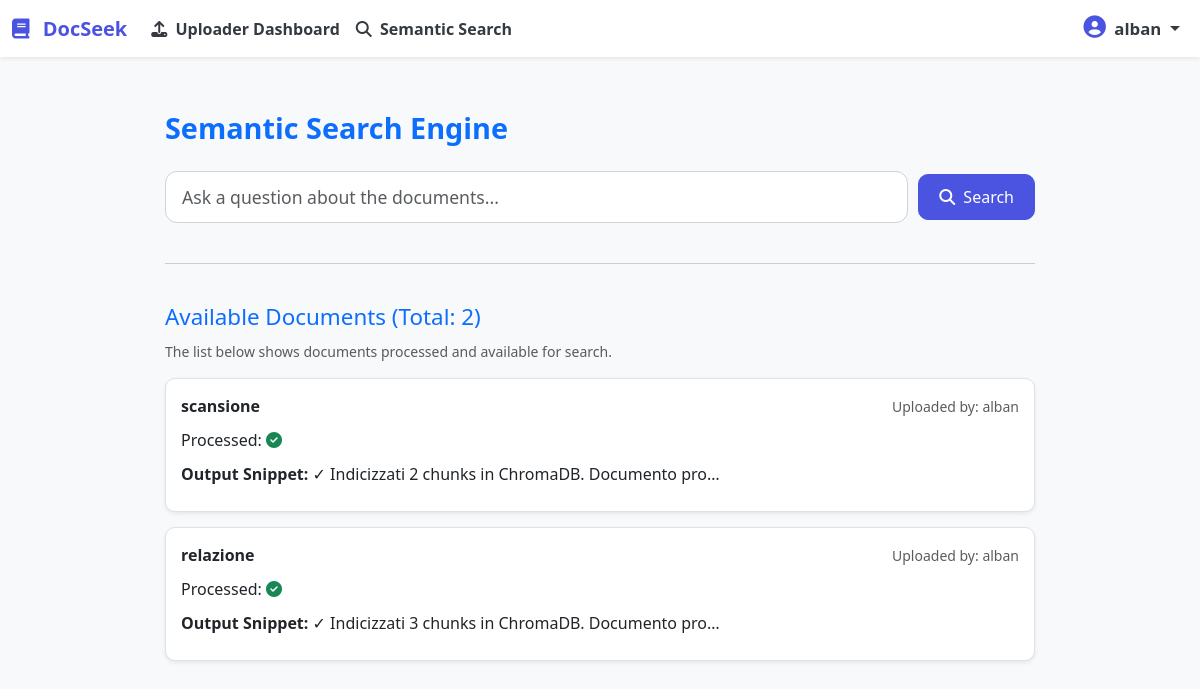
Before: /documents/ (signed in) with the older database file.
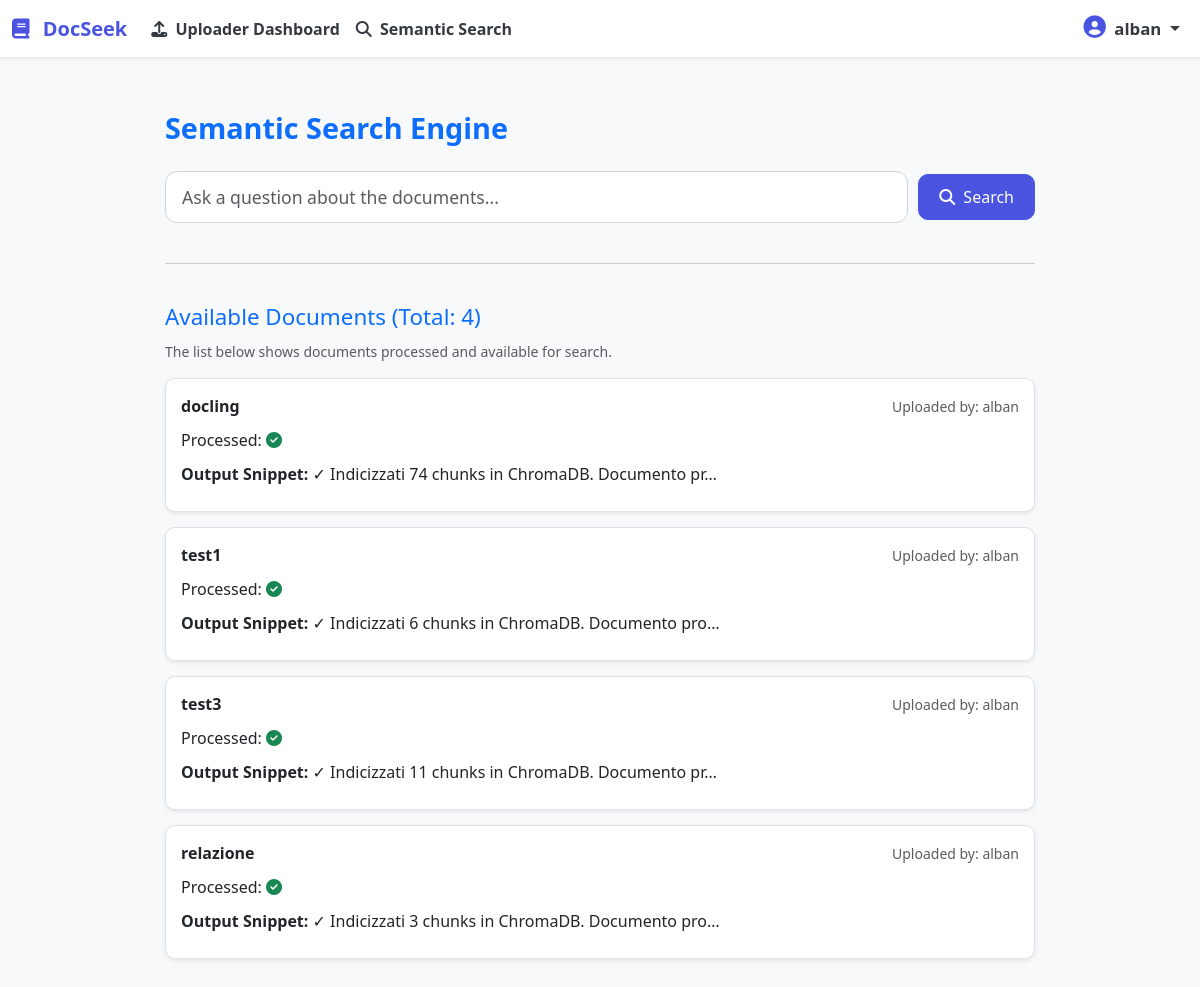
After: the same page with the newer database file.
### doc_manager/models.py (models this page shows, shortened)
class Document(models.Model):
    DOCUMENT_TYPES = [
        ('native', 'Native PDF'),
        ('scanned', 'Scanned PDF'),
    ]
    PROCESSING_STATES = [
        ('pending', 'Pending'),
        ('ocr_queued', 'OCR Queued'),
        ('ocr_processing', 'OCR Processing'),
        ('ocr_completed', 'OCR Completed'),
        ('ocr_failed', 'OCR Failed'),
        ('rag_processing', 'RAG Processing'),
        ('completed', 'Completed'),
        ('failed', 'Failed'),
    ]
    uploader = models.ForeignKey(User, on_delete=models.CASCADE)
    file = models.FileField(upload_to='documents/%Y/%m/%d/')
    title = models.CharField(max_length=100)
    uploaded_at = models.DateTimeField(auto_now_add=True)
    document_type = models.CharField(
        max_length=20,
        choices=DOCUMENT_TYPES,
        default='native'
    )
    processing_state = models.CharField(
        max_length=20,
        choices=PROCESSING_STATES,
        default='pending'
    )
    is_processed = models.BooleanField(default=False)
    processing_output = models.TextField(blank=True, null=True)
    ocr_text = models.TextField(blank=True, null=True, help_text="Extracted text from OCR")
    ocr_completed_at = models.DateTimeField(null=True, blank=True)
    ocr_error = models.TextField(blank=True, null=True)
    processed_file = models.FileField(
        upload_to='documents/processed/%Y/%m/%d/',
        null=True,
        blank=True,
        help_text="PDF with OCR text layer"
    )
    class Meta:
        ordering = ['-uploaded_at']

### doc_manager/views.py (the view, shortened to what this page needs)
# urls.py: path("", views.DocumentListView.as_view(), name='document_list'),
class DocumentListView(SearcherRequiredMixin, ListView):
    model = Document
    template_name = 'doc_manager/document_list.html'
    context_object_name = 'documents'
    def get_queryset(self):
        if self.request.user.profile.is_searcher:
            return Document.objects.filter(is_processed=True).order_by('-uploaded_at')
        return Document.objects.filter(uploader=self.request.user).order_by('-uploaded_at')
    def get_context_data(self, **kwargs):
        context = super().get_context_data(**kwargs)
        search_query = self.request.GET.get('q', '').strip()
        context['rag_results_by_doc'] = None
        context['search_query'] = search_query
        return context

### doc_manager/mixins.py (called while the page is built)
    def test_func(self):
        user = self.request.user
        return user.is_authenticated and user.profile.is_searcher

### doc_manager/templates/doc_manager/document_list.html (shortened to what this page needs)
{% extends 'base.html' %}
{% load static %}
{% block extra_css %}
<link rel="stylesheet" href="{% static 'css/doc_manager/document_list.css' %}">
{% endblock %}
{% block content %}
<div class="semantic-container">
    <h1 class="page-title">Semantic Search Engine</h1>
    {% if user.profile.is_searcher %}
        <form method="GET" action="{% url 'document_list' %}" class="search-form">
            <input type="text" name="q" placeholder="Ask a question about the documents..."
                   class="form-control search-input">
            <button type="submit" class="btn btn-primary search-btn">
                <i class="fas fa-search me-2"></i>Search
            </button>
        </form>
        <hr class="divider">
        {% if documents %}
            <h2 class="section-title">Available Documents (Total: {{ documents.count }})</h2>
            <p class="text-muted small">The list below shows documents processed and available for search.</p>
            <div class="doc-list">
                {% for doc in documents %}
                    <div class="doc-card shadow-sm">
                        <div class="doc-header">
                            <strong>{{ doc.title }}</strong>
                            <span class="text-muted small">Uploaded by: {{ doc.uploader.username }}</span>
                        </div>
                        <div class="doc-body">
                            <p>Processed:
                                {% if doc.is_processed %}
                                    <i class="fas fa-check-circle text-success me-1" title="Processed"></i>
                                {% else %}
                                    <i class="fas fa-times-circle text-danger me-1" title="Not Processed"></i>
                                 {% endif %}
                            </p>
                            {% if doc.uploader == user %}
                                {% if not doc.is_processed %}
                                    <a href="{% url 'document_process' doc.pk %}" class="btn btn-outline-primary btn-sm">
                                        <i class="fas fa-play me-1"></i>Process Document
                                    </a>
                                {% else %}
                                    <p><strong>Output Snippet:</strong> {{ doc.processing_output|truncatechars:50 }}</p>
                                {% endif %}
                            {% endif %}
                        </div>
                    </div>
                {% endfor %}
            </div>
        {% else %}
            <div class="alert alert-info mt-3">
                No documents found matching your criteria, or no documents have been uploaded yet.
            </div>
        {% endif %}
    {% else %}
        <div class="alert alert-danger mt-4">
            You do not have permission to view this content.
        </div>
    {% endif %}
</div>
{% endblock content %}

Changed rows visible on the page:
removed Document: title "scansione", uploader.username "alban", is_processed True (drawn), processing_output "✓ Indicizzati 2 chunks in ChromaDB. Documento pro…"
added Document: title "docling", uploader.username "alban", is_processed True (drawn), processing_output "✓ Indicizzati 74 chunks in ChromaDB. Documento pr…"
added Document: title "test1", uploader.username "alban", is_processed True (drawn), processing_output "✓ Indicizzati 6 chunks in ChromaDB. Documento pro…"
added Document: title "test3", uploader.username "alban", is_processed True (drawn), processing_output "✓ Indicizzati 11 chunks in ChromaDB. Documento pr…"
Other visible differences:
{{ documents.count }}: "2" → "4"
